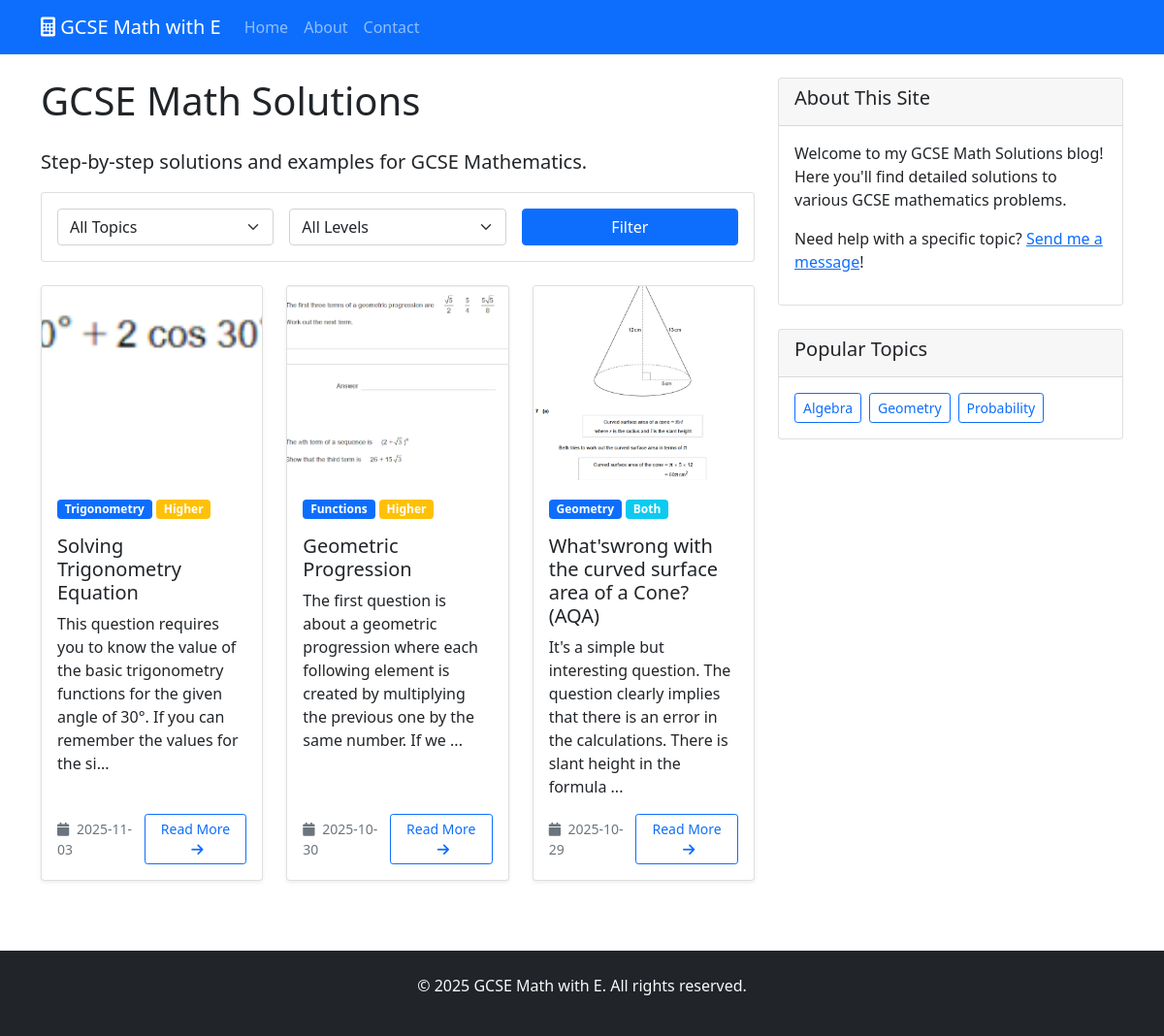
The app's page /, older data.
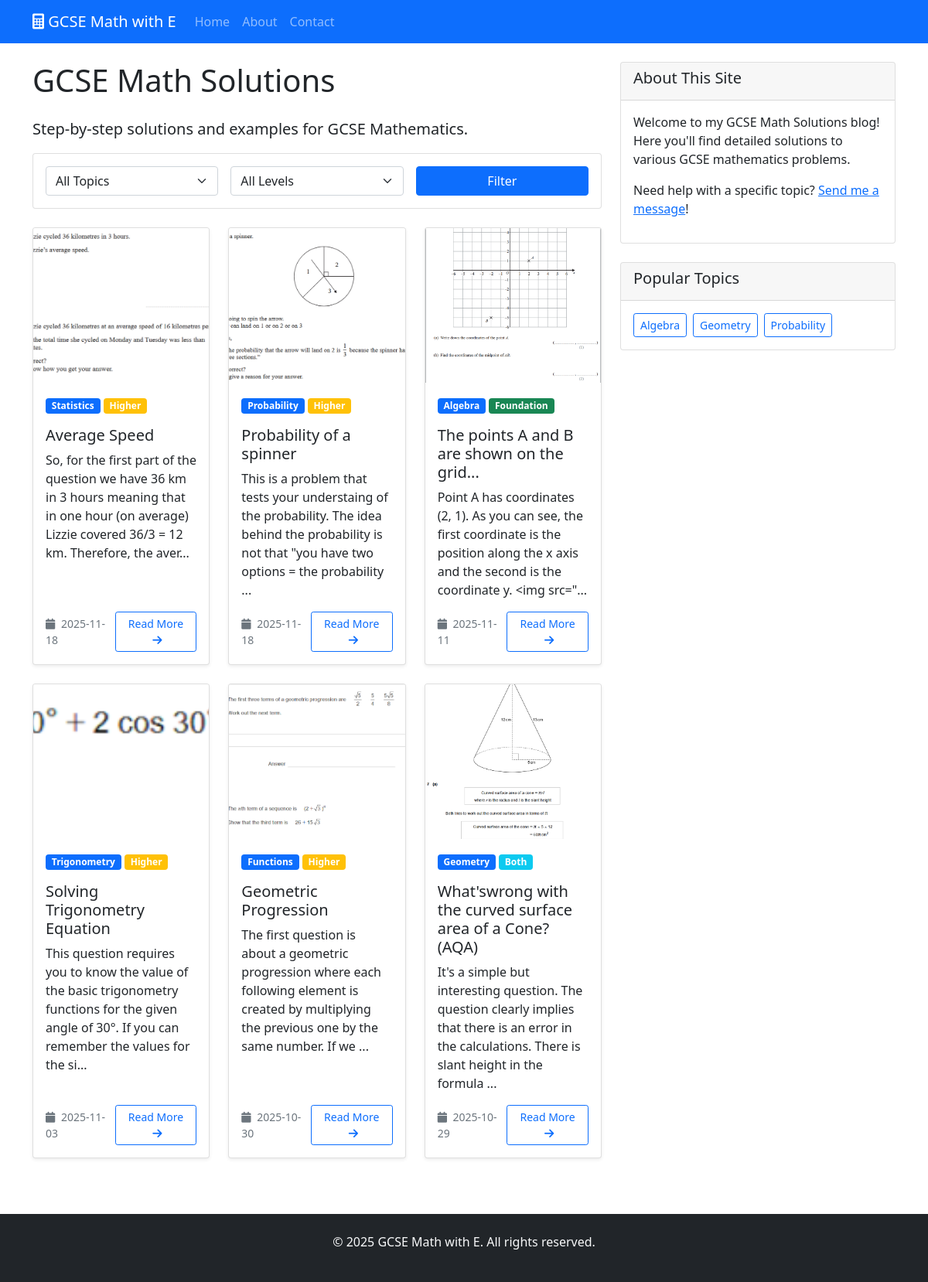
The same page, newer data.
### tables this page shows
CREATE TABLE posts (
                id INTEGER PRIMARY KEY AUTOINCREMENT,
                title TEXT NOT NULL,
                content TEXT NOT NULL,
                topic TEXT NOT NULL,
                difficulty TEXT,
                image_path TEXT,
                is_published BOOLEAN DEFAULT TRUE,
                created_at TIMESTAMP DEFAULT CURRENT_TIMESTAMP,
                updated_at TIMESTAMP DEFAULT CURRENT_TIMESTAMP
            );

### main.py (the view)
@app.route('/')
def index():
    page = request.args.get('page', 1, type=int)
    topic = request.args.get('topic', '')
    difficulty = request.args.get('difficulty', '')
    db = get_db()
    query = 'SELECT * FROM posts WHERE is_published = 1'
    params = []
    if topic:
        query += ' AND topic = ?'
        params.append(topic)
    if difficulty and difficulty != 'all':
        query += ' AND (difficulty = ? OR difficulty = ?)'
        params.extend([difficulty, 'both'])
    query += ' ORDER BY created_at DESC LIMIT 6 OFFSET ?'
    params.append((page - 1) * 6)
    posts = db.execute(query, params).fetchall()
    count_query = 'SELECT COUNT(*) FROM posts WHERE is_published = 1'
    count_params = []
    if topic:
        count_query += ' AND topic = ?'
        count_params.append(topic)
    if difficulty and difficulty != 'all':
        count_query += ' AND (difficulty = ? OR difficulty = ?)'
        count_params.extend([difficulty, 'both'])
    total_posts = db.execute(count_query, count_params).fetchone()[0]
    total_pages = (total_posts + 5) // 6 if total_posts > 0 else 1
    return render_template('index.html',
                           posts=posts,
                           topic=topic,
                           difficulty=difficulty,
                           current_page=page,
                           total_pages=total_pages)

### main.py (called while the page is built)
def get_db():
    conn = sqlite3.connect(app.config['DATABASE'])
    conn.row_factory = sqlite3.Row
    return conn

### templates/index.html (shortened to what this page needs)
{% extends "base.html" %}
{% block content %}
<div class="row">
    <div class="col-md-8">
        <h1 class="mb-4">GCSE Math Solutions</h1>
        <p class="lead">Step-by-step solutions and examples for GCSE Mathematics.</p>
        <div class="card mb-4">
            <div class="card-body">
                <form method="GET" class="row g-3">
                    <div class="col-md-4">
                        <select name="topic" class="form-select">
                            <option value="">All Topics</option>
                        </select>
                    </div>
                    <div class="col-md-4">
                        <select name="difficulty" class="form-select">
                            <option value="all" {% if difficulty == 'all' or not difficulty %}selected{% endif %}>All Levels</option>
                        </select>
                    </div>
                    <div class="col-md-4">
                        <button type="submit" class="btn btn-primary w-100">Filter</button>
                    </div>
                </form>
            </div>
        </div>
        {% if posts %}
            <div class="row">
                {% for post in posts %}
                <div class="col-md-6 col-lg-4 mb-4">
                    <div class="card h-100 shadow-sm">
                        {% if post.image_path %}
                        <img src="{{ url_for('static', filename='uploads/' + post.image_path) }}"
                             class="card-img-top" alt="{{ post.title }}"
                             style="height: 200px; object-fit: cover;">
                        {% else %}
                        <div class="card-img-top bg-light d-flex align-items-center justify-content-center"
                             style="height: 200px;">
                            <i class="fas fa-calculator fa-3x text-muted"></i>
                        </div>
                        {% endif %}
                        <div class="card-body d-flex flex-column">
                            <div class="mb-2">
                                <span class="badge bg-primary mb-2">{{ post.topic|title }}</span>
                                {% if post.difficulty %}
                                <span class="badge bg-{{ 'success' if post.difficulty == 'foundation' else 'warning' if post.difficulty == 'higher' else 'info' }}">
                                    {{ post.difficulty|title }}
                                </span>
                                {% endif %}
                            </div>
                            <h5 class="card-title">{{ post.title }}</h5>
                            <p class="card-text flex-grow-1">
                                {% if post.content|length > 150 %}
                                    {{ post.content[:150] }}...
                                {% else %}
                                    {{ post.content }}
                                {% endif %}
                            </p>
                            <div class="mt-auto">
                                <div class="d-flex justify-content-between align-items-center">
                                    <small class="text-muted">
                                        <i class="fas fa-calendar me-1"></i>
                                        {{ post.created_at[:10] }}
                                    </small>
                                    <a href="{{ url_for('show_post', post_id=post.id) }}"
                                       class="btn btn-outline-primary btn-sm">
                                        Read More <i class="fas fa-arrow-right ms-1"></i>
                                    </a>
                                </div>
                            </div>
                        </div>
                    </div>
                </div>
                {% endfor %}
            </div>
        {% else %}
            <div class="alert alert-info">
                No posts found matching your criteria.
            </div>
        {% endif %}
    </div>
    <div class="col-md-4">
        <div class="card">
            <div class="card-header">
                <h5>About This Site</h5>
            </div>
            <div class="card-body">
                <p>Welcome to my GCSE Math Solutions blog! Here you'll find detailed solutions to various GCSE mathematics problems.</p>
                <p>Need help with a specific topic? <a href="{{ url_for('contact') }}">Send me a message</a>!</p>
            </div>
        </div>
        <div class="card mt-4">
            <div class="card-header">
                <h5>Popular Topics</h5>
            </div>
            <div class="card-body">
                <div class="d-flex flex-wrap gap-2">
                    <a href="{{ url_for('index', topic='algebra') }}" class="btn btn-outline-primary btn-sm">Algebra</a>
                    <a href="{{ url_for('index', topic='geometry') }}" class="btn btn-outline-primary btn-sm">Geometry</a>
                    <a href="{{ url_for('index', topic='probability') }}" class="btn btn-outline-primary btn-sm">Probability</a>
                </div>
            </div>
        </div>
    </div>
</div>
{% endblock %}

### templates/base.html (shortened to what this page needs)
<!DOCTYPE html>
<html lang="en">
<head>
    <link href="https://cdn.jsdelivr.net/npm/bootstrap@5.1.3/dist/css/bootstrap.min.css" rel="stylesheet">
    <link href="https://cdnjs.cloudflare.com/ajax/libs/font-awesome/6.0.0/css/all.min.css" rel="stylesheet">
    <link href="{{ url_for('static', filename='css/style.css') }}" rel="stylesheet">
</head>
<body>
    <nav class="navbar navbar-expand-lg navbar-dark bg-primary">
        <div class="container">
            <a class="navbar-brand" href="{{ url_for('index') }}">
                <i class="fas fa-calculator"></i> GCSE Math with E
            </a>
            <div class="collapse navbar-collapse" id="navbarNav">
                <ul class="navbar-nav me-auto">
                    <li class="nav-item">
                        <a class="nav-link" href="{{ url_for('index') }}">Home</a>
                    </li>
                    <li class="nav-item">
                        <a class="nav-link" href="{{ url_for('about') }}">About</a>
                    </li>
                    <li class="nav-item">
                        <a class="nav-link" href="{{ url_for('contact') }}">Contact</a>
                    </li>
                </ul>
            </div>
        </div>
    </nav>
    <main class="container my-4">
        {% block content %}{% endblock %}
    </main>
    <footer class="bg-dark text-light py-4 mt-5">
        <div class="container text-center">
            <p>&copy; 2025 GCSE Math with E. All rights reserved.</p>
        </div>
    </footer>
</body>
</html>

Row changes from the older to the newer data that the page shows:
added posts: image_path (picture), topic "Statistics", difficulty "Higher", title "Average Speed", content "So, for the first part of the question we have 36 km in 3 hours meaning that in one hour (on average) Lizzie covered 36/3 = 12 km. Therefore, the aver", created_at "2025-11-18"
added posts: image_path (picture), topic "Probability", difficulty "Higher", title "Probability of a spinner", content "This is a problem that tests your understaing of the probability. The idea behind the probability is not that \"you have two options = the probability", created_at "2025-11-18"
added posts: image_path (picture), topic "Algebra", difficulty "Foundation", title "The points A and B are shown on the grid...", content "Point A has coordinates (2, 1). As you can see, the first coordinate is the position along the x axis and the second is the coordinate y. <img src=\"", created_at "2025-11-11"
